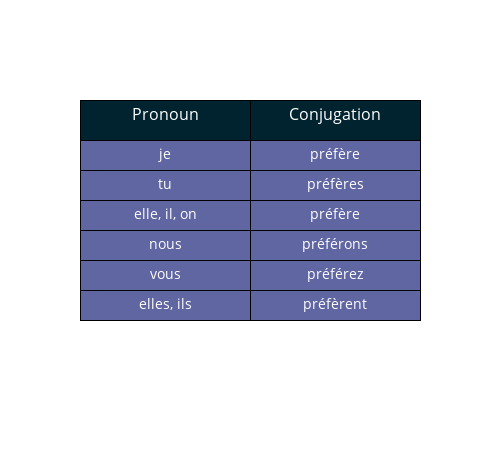

This figure's notebook cell:
### Markdown cell above
## 1b. The "e_er" or "é_er" exceptions:

Verbs like "acheter" (to buy) or "préférer" (to prefer) also follow an exception rule. The accent aigue becomes an accent grave, that is,  é becomes è, except in the nous and vous cases, where it does not change. Note this means the pronunciation of the letter changes as well.

### Code cell
preferer_conjug = ['préfère','préfères','préfère','préférons','préférez','préfèrent']
french = ['je','tu','elle, il, on','nous','vous','elles, ils']

trace0 = go.Table(
  columnorder = [1,2,3],
  columnwidth = [10,10],
  header = dict(
    values = ['Pronoun','Conjugation'],
    line = dict(color = 'rgb(0,0,0)'),
    fill = dict(color = 'rgb(0,35,48)'),
    align = ['center','center'],
    font = dict(color = 'white', size = 16),
    height = 40
  ),
  cells = dict(
    values = [french,preferer_conjug],
    line = dict(color = 'black'),
    fill = dict(color = 'rgb(95,102,161)'),
    align = ['center', 'center'],
    font = dict(color = 'white', size = 14),
    height = 30
    )
)
layout = dict(width=500, height=450)

data = [trace0]
fig = dict(data = data, layout = layout)

iplot(fig)

### Figure 1 — Plotly figure (JSON) as saved in the notebook; plotly's stock layout.template omitted (floating-point values rounded to 4 significant figures)
{"data": [{"cells": {"align": ["center", "center"], "fill": {"color": "rgb(95,102,161)"}, "font": {"color": "white", "size": 14}, "height": 30, "line": {"color": "black"}, "values": [["je", "tu", "elle, il, on", "nous", "vous", "elles, ils"], ["préfère", "préfères", "préfère", "préférons", "préférez", "préfèrent"]]}, "columnorder": [1, 2, 3], "columnwidth": [10, 10], "header": {"align": ["center", "center"], "fill": {"color": "rgb(0,35,48)"}, "font": {"color": "white", "size": 16}, "height": 40, "line": {"color": "rgb(0,0,0)"}, "values": ["Pronoun", "Conjugation"]}, "type": "table"}], "layout": {"height": 450, "width": 500}}
